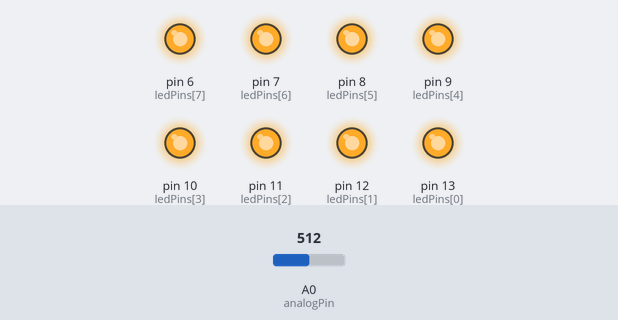
The sketch below on a simulated Arduino Uno, built with avr-gcc and run on an emulated ATmega328P. On the bench: output pins drawn as LEDs (lit = HIGH). The inputs (shaded band) are chosen by the test bench; at power-on: A0 (analogPin) = 512. What the sketch prints to the serial monitor is not drawn.

Above: at 1.2 s.
1.3 s: A0 (analogPin) set to 112
2.8 s: A0 (analogPin) set to 96
At 3.2 s:
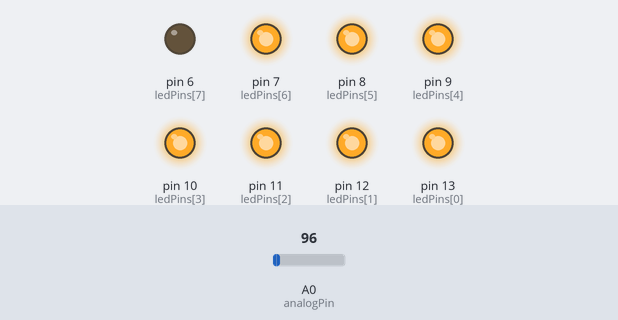
4.3 s: A0 (analogPin) set to 0
At 5.4 s:
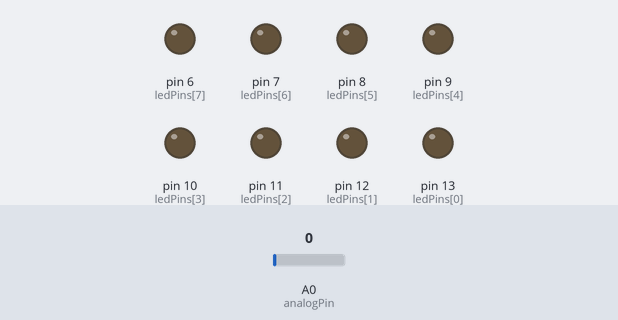
5.8 s: A0 (analogPin) set to 11
7.3 s: A0 (analogPin) set to 14
At 7.9 s:
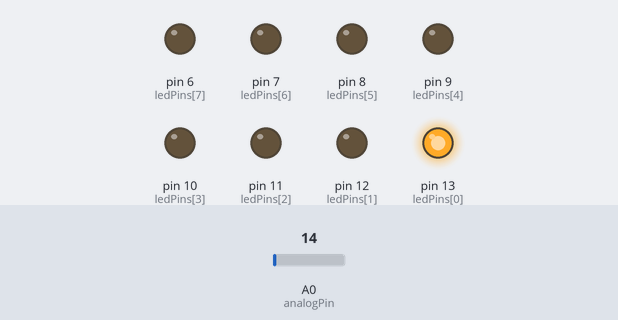
8.8 s: A0 (analogPin) set to 122
At 10.1 s:
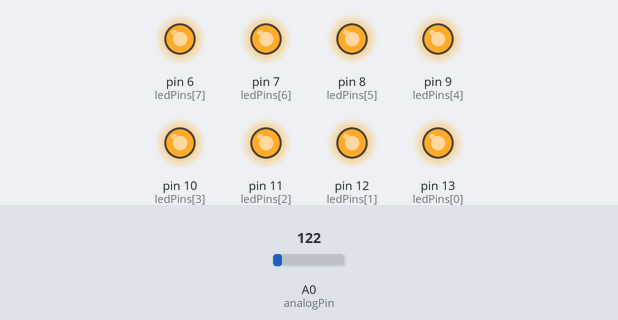
Timing chart, 0 to 11.3 s (numbered marks = the images above; inputs shaded):
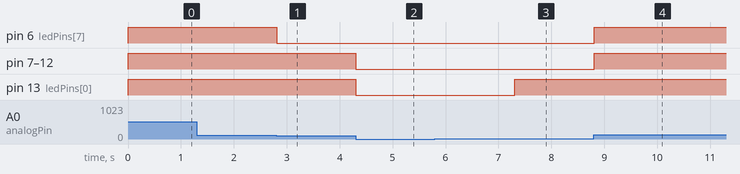

The sketch:

mapping.ino
```cpp
//Arduino.cc projects
int analogPin = A0; //pin that attaches to potentiometer
int ledCount = 8; //number of LEDs in the bar graph
int ledPins[] = {13,12,11,10,9,8,7,6}; //array of pin numbers that LEDs are attached to

void setup() {
  // put your setup code here, to run once:
for(int thisLed = 0;thisLed<ledCount; thisLed++){ //loop over the pin array to set them all to OUTPUT
  pinMode(ledPins[thisLed],OUTPUT);
  Serial.begin(9600);
  }
}

void loop() {
  // put your main code here, to run repeatedly:
  int sensorReading = analogRead(analogPin); //to read the potentiometer
  Serial.println(sensorReading);
  int ledLevel = map(sensorReading, 0,102,0,ledCount); //map the result of the potentiomer reading to a range from 0 to the number of LEDs

  for(int thisLed=0;thisLed<ledCount;thisLed++) //loop over the LED array
  {
    if (thisLed <ledLevel)            //if array element 's index is < ledLevel turn the pin for this element on
    {
     digitalWrite(ledPins[thisLed],HIGH);
    }
    else{                           //turn off all  pins higher than ledLevel
      digitalWrite(ledPins[thisLed],LOW);
      }
    }
}
```

Measured:
- the behaviour switches between 102 and 101 on A0 (analogPin) (found by bisection; images 0 and 1)
- the behaviour switches between 12 and 13 on A0 (analogPin) (found by bisection; images 2 and 3)
- after the input at 2.8 s, pin 6 (ledPins[7]): HIGH → LOW at once
- after the input at 4.3 s, pin 7 (ledPins[6]), pin 8 (ledPins[5]), pin 9 (ledPins[4]), pin 10 (ledPins[3]), pin 11 (ledPins[2]), pin 12 (ledPins[1]), pin 13 (ledPins[0]): HIGH → LOW at once
- after the input at 7.3 s, pin 13 (ledPins[0]): LOW → HIGH at once
- after the input at 8.8 s, pin 6 (ledPins[7]), pin 7 (ledPins[6]), pin 8 (ledPins[5]), pin 9 (ledPins[4]), pin 10 (ledPins[3]), pin 11 (ledPins[2]), pin 12 (ledPins[1]): LOW → HIGH at once
